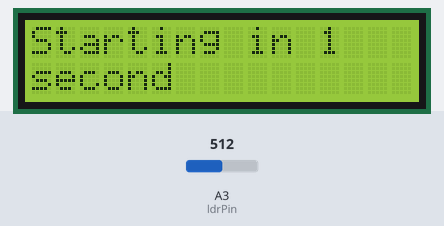
Bench run of a sketch on a simulated Arduino Uno, built with avr-gcc and run on an emulated ATmega328P. Parts: 16×2 character LCD. The inputs (shaded band) are chosen by the test bench; at power-on: A3 (ldrPin) = 512.

Above: at 4.2 s.
4.3 s: A3 (ldrPin) set to 810
At 6.4 s:
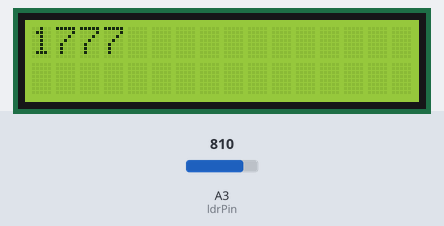
Timing chart, 0 to 7.9 s (numbered marks = the images above; inputs shaded):
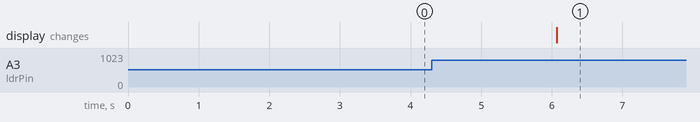

The sketch:

18.ino
```cpp
#include <LiquidCrystal.h>
#include <string.h>

unsigned long startTime;
unsigned long currTime;

LiquidCrystal lcd(2, 3, 4, 8, 12, 13);

int const ldrPin = A3;

int ldrStatus = 0;
int ldrCount = 0;

void setup() {
  Serial.begin(9600);
  pinMode(ldrPin, INPUT);
  lcd.begin(16, 2);
}

void  loop() {
  lcd.setCursor(0, 0);

  lcd.print("Starting in 1");
  lcd.setCursor(0, 1);
  lcd.print("second");
  delay(1000);

  startTime = millis();
  currTime = millis();
  int timeElapsed = currTime - startTime;

  lcd.clear();
  while(timeElapsed <= 5000) {
    ldrStatus = analogRead(ldrPin);

    // CHECK IF HAND IS PRESENT
    if (ldrStatus > 800) {
      ldrCount += 1;
    }

    // DIPLAY TIME REMAINING
    int timeLeft = 5000 - timeElapsed;
    int sec = int(timeLeft / 1000);
    int milsec = timeLeft % 1000;

    char strTime[7];
    sprintf(strTime, "%d:%d", sec, milsec);
    lcd.setCursor(0, 0);
    lcd.print(strTime);


    // UPDATE CURRENT TIME
    currTime = millis();
    timeElapsed = currTime - startTime;
  };
  lcd.clear();

  lcd.print(ldrCount);
  delay(5000);
  lcd.clear();
}
```
